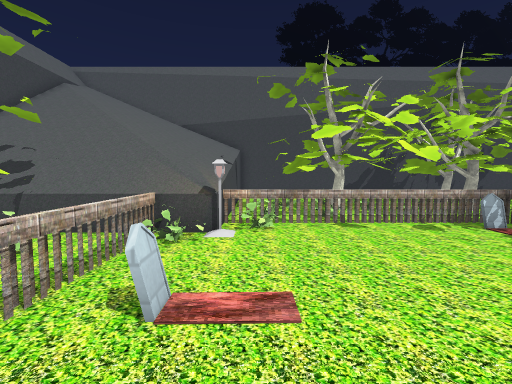
view 1 (above)

16 first-person views from a walk through a level from a Godot 3-D game. The camera is 1.5 m above the floor, tilts 4° down and sees 90° across. The floor is counted in squares, 1 m on a side. Each view is taken from the middle of a square. On the plan, view 1 faces up. The plan holds only what a view shows up to about 13 squares ahead; the rest is blank. The place goes on beyond the plan. Characters and animated objects are left out. Some surface patterns are stand-ins.

view 2
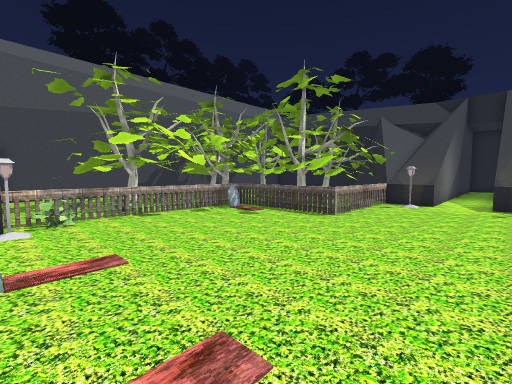

view 3
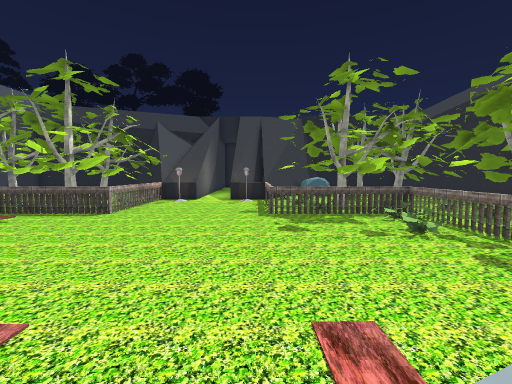

view 4
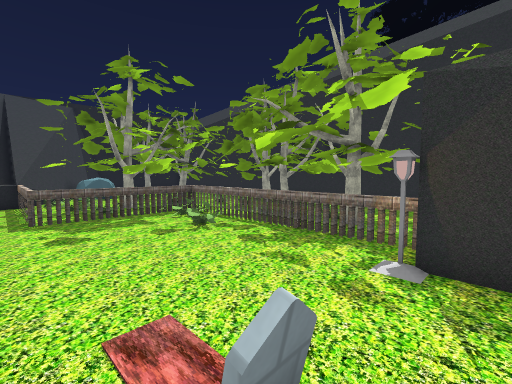

view 5
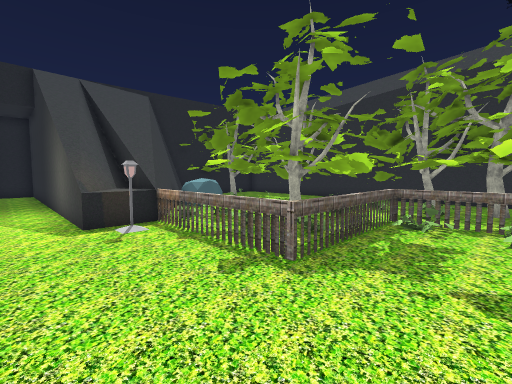

view 6
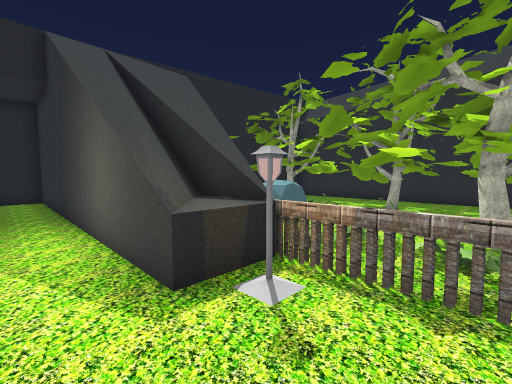

view 7
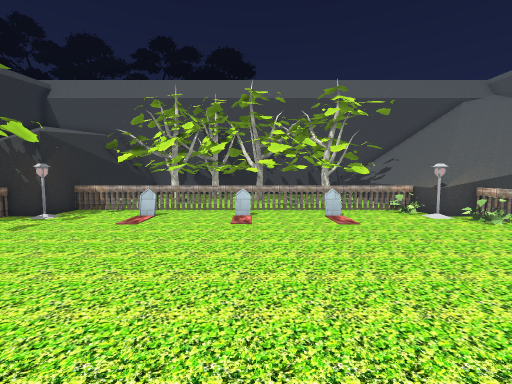

view 8
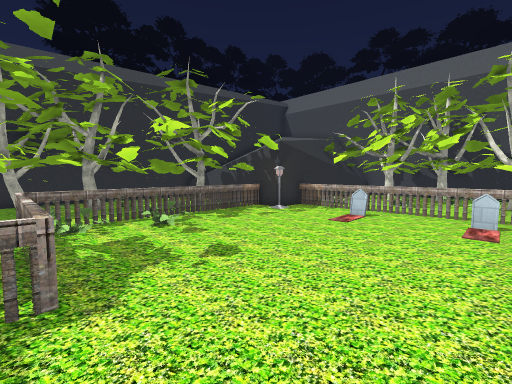

view 9
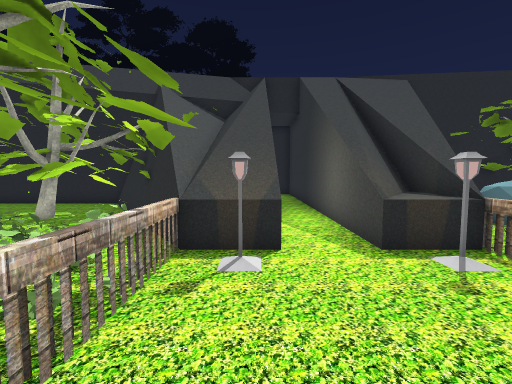

view 10
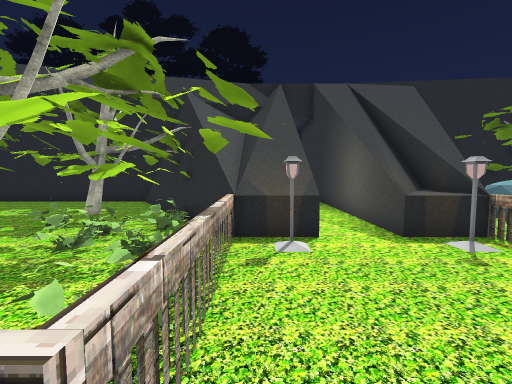

view 11
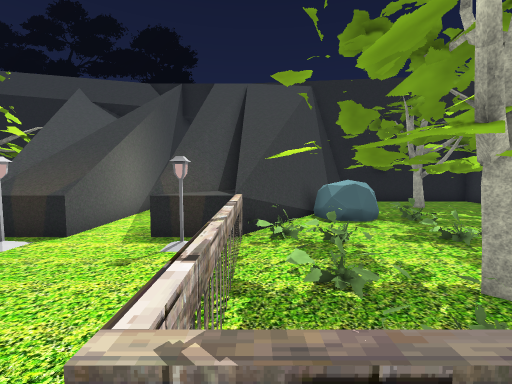

view 12
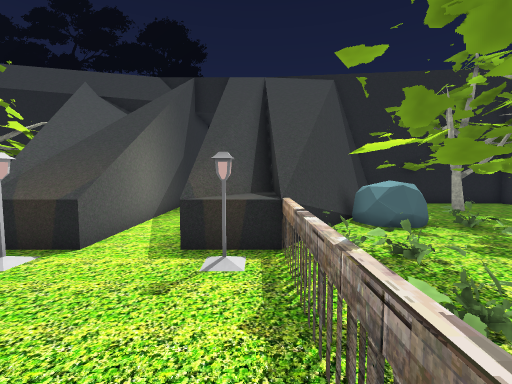

view 13
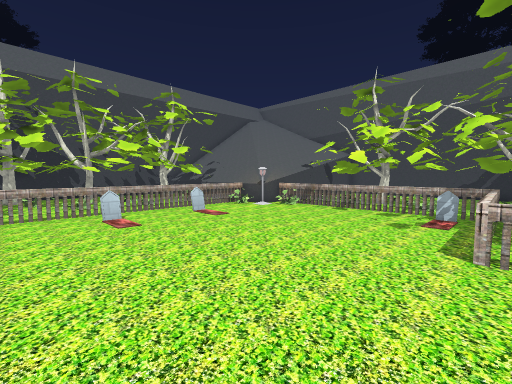

view 14
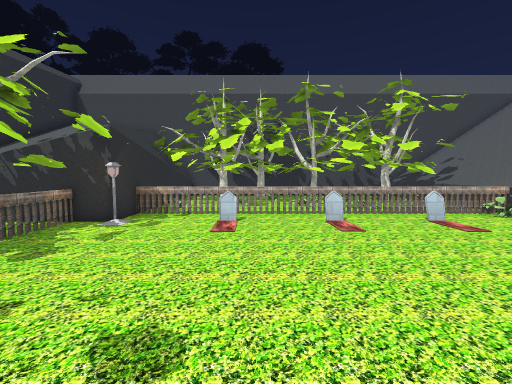

view 15
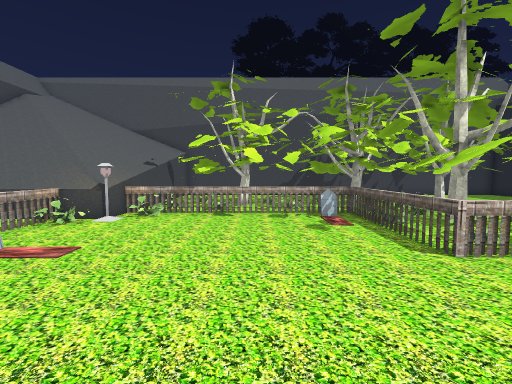

view 16
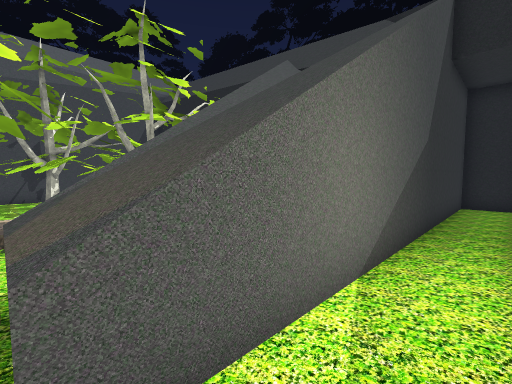

### Floor plan
Key: @ floor where view 1 was taken; # wall or solid block; x gap in a wall; . floor; = window, fence, low wall or low ledge; ^ raised ledge; T tree; M tombstone; S streetlight; O other object.
Columns run from 5 left of view 1 to 27 right of it. Each row starts with its distance up from view 1.
 10     ^ T ###       TT T    #
  9   ^^^..##.==.  #T  .......#
  8 ^^^^^====#=###  . .TT.TT..#
  7 ^^^^^#......M#.=...TTTT.###
  6  .==S........=.T.#xTTTT##
  5 =.=..........#.....=TT##
  4  .=..........#T.#=.=###
  3  .=.M........##===###
  2   =...............^##
  1  .=..............S^##############
  0 #.=.M@..........................#
 -1  .=.M...........................#
 -2 T.=..............S^##############
 -3  .=...............^^##
 -4 TT=.M........===#==###
 -5 ..=..........=.###=.##
 -6   =..........##..=#.=###
 -7  .=.S....OO..TTT..T.=^ ##
 -8 #####......OTT....=.=#  ###
 -9     #=#==##==#T= .=.=O..  #
-10     #.TT.=.....    ...T.. #
-11     # T# T =#T#      TT.T #

Where each view was taken, in squares from view 1:
view 1: 0 up, 0 right, facing up
view 2: 2 down, 1 left, facing up-right
view 3: 3 down, 2 left, facing right
view 4: 3 down, 2 left, facing down-right
view 5: 0 up, 5 right, facing down-right
view 6: 0 up, 10 right, facing down-right
view 7: 0 up, 8 right, facing left
view 8: 0 up, 8 right, facing down-left
view 9: 1 up, 8 right, facing right
view 10: 2 up, 7 right, facing right
view 11: 4 down, 7 right, facing right
view 12: 3 down, 8 right, facing right
view 13: 3 down, 8 right, facing up-left
view 14: 3 down, 7 right, facing left
view 15: 2 down, 4 right, facing up
view 16: 1 down, 13 right, facing up-right
